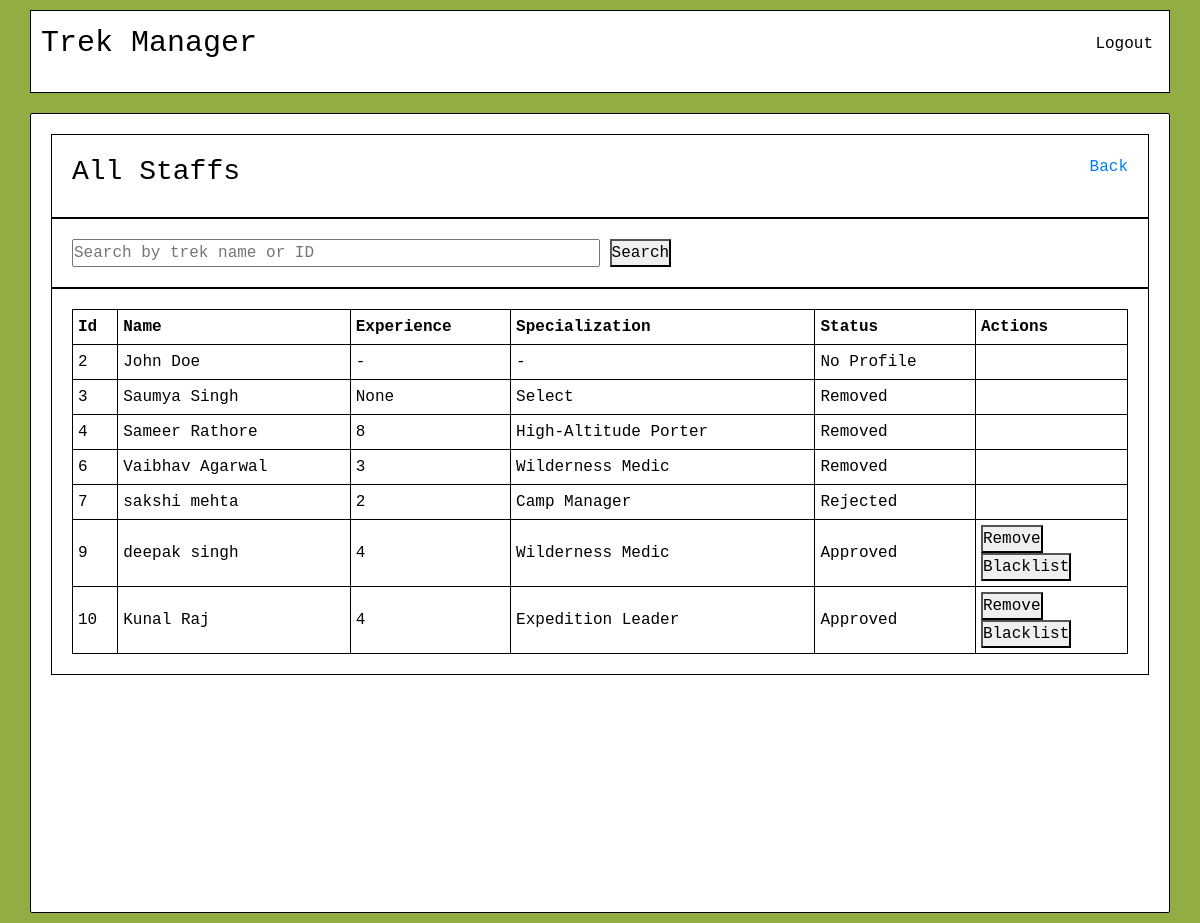
The page /admin/view_staffs (signed in) on the database as committed earlier.
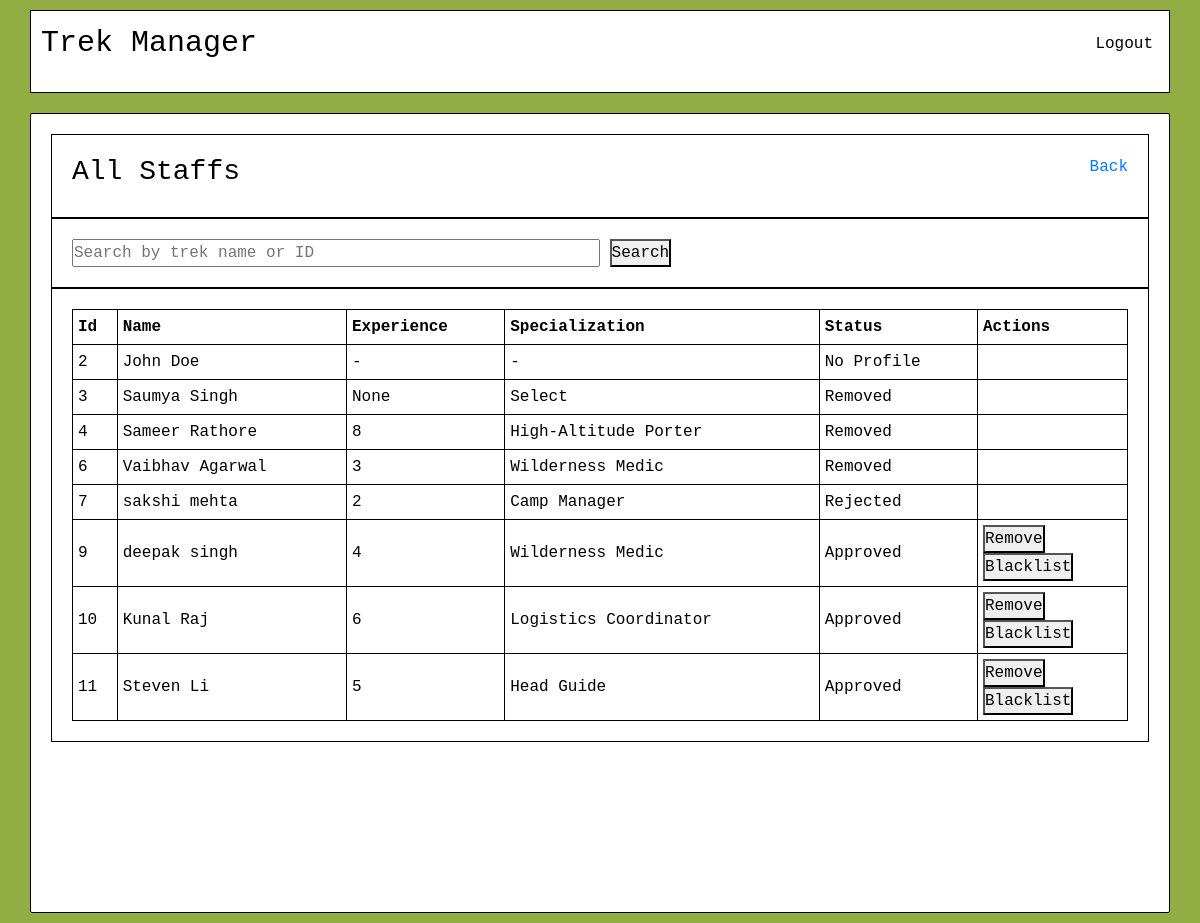
The same page on the database as committed later.
### models.py (models this page shows)
class User(db.Model):
    __tablename__ = "users"
    id = db.Column(db.Integer, primary_key=True)
    name = db.Column(db.String(100), nullable=False)
    email = db.Column(db.String(120), unique=True, nullable=False)
    password = db.Column(db.String(200), nullable=False)
    contact = db.Column(db.String(20), nullable=True)
    role = db.Column(db.String(20), nullable=False, default="Trekker")
    is_blacklisted = db.Column(db.Boolean, default=False, nullable=False)
    treks_managed = db.relationship("Trek", backref="manager", lazy=True)
    bookings = db.relationship("Booking", backref="trekker", lazy=True, cascade="all, delete-orphan")
    staff_profile = db.relationship("StaffProfile", backref="user", uselist=False, cascade="all, delete-orphan")

class StaffProfile(db.Model):
    __tablename__ = "staff_profiles"
    id = db.Column(db.Integer, primary_key=True)
    staff_status = db.Column(db.String(20), nullable=True)   # use it for trek staff to track if ther account is Pending, approved or rejected
    experience = db.Column(db.Integer, nullable=True)
    specialization = db.Column(db.String(100), nullable=True)
    user_id = db.Column(db.Integer, db.ForeignKey("users.id"), unique=True, nullable=False)

### admin.py (the view)
@admin.route("/view_staffs", methods=['GET'])
def view_staffs():
    search = request.args.get('search', "")
    query = User.query.filter_by(role="Staff")
    if search:
        if search.isdigit():
            query = query.filter(User.id == int(search))
        else:
            query = query.filter(User.name.ilike(f"%{search}%"))
    all_staffs = query.all()
    return render_template("admin/view_staffs.html", all_staffs=all_staffs, search=search)

### admin.py (called while the page is built)
@admin.before_request
def check_admin():
    if not session.get('user_id'):
        flash("Please log in to continue.", "error")
        return redirect(url_for('auth.login'))
    if session.get('role') != "Admin":
        flash("Unauthorised access.", "warning")
        return redirect(url_for('auth.login'))

### templates/admin/view_staffs.html (shortened to what this page needs)
{% extends "base.html" %}
{% block content %}
    <div class="dash-container">
        <div class="admin-dash-head">
            <h3>All Staffs</h3>
            <a href="{{ url_for('admin.dashboard') }}">Back</a>
        </div>
        <div class="search-box">
            <form action="{{ url_for('admin.view_staffs') }}" method="GET">
                <input type="text" name="search" value="{{ search }}" placeholder="Search by trek name or ID">
                <button type="submit">Search</button>
            </form>
        </div>
        <div class="list-box">
            <div class="trek-list">
                <table>
                    <thead>
                        <tr>
                            <th>Id</th>
                            <th>Name</th>
                            <th>Experience</th>
                            <th>Specialization</th>
                            <th>Status</th>
                            <th>Actions</th>
                        </tr>
                    </thead>
                    <tbody>
                        {% for staff in all_staffs %}
                            <tr>
                                <td>{{ staff.id }}</td>
                                <td>{{ staff.name }}</td>
                                <td>{{ staff.staff_profile.experience if staff.staff_profile else '-' }}</td>
                                <td>{{ staff.staff_profile.specialization if staff.staff_profile else '-' }}</td>
                                <td>{{ staff.staff_profile.staff_status if staff.staff_profile else 'No Profile' }}</td>
                                <td>
                                    {% if staff.staff_profile and staff.staff_profile.staff_status=="Approved" %}
                                        <form action="{{ url_for('admin.remove_staff', staff_id=staff.id) }}" method="POST">
                                            <button type="submit">Remove</button>
                                        </form>
                                        {% if not staff.is_blacklisted %}
                                            <form action="{{ url_for('admin.blacklist_user', user_id=staff.id) }}" method="POST">
                                                <button type="submit">Blacklist</button>
                                            </form>
                                        {% else %}
                                        <form action="{{ url_for('admin.unblacklist_user', user_id=staff.id) }}" method="POST">
                                            <button type="submit">Unblacklist</button>
                                        </form>
                                        {% endif %}
                                    {% endif %}
                                </td>
                            </tr>
                        {% endfor %}
                    </tbody>
                </table>
            </div>
        </div>
    </div>
{% endblock %}

### templates/base.html (shortened to what this page needs)
<!DOCTYPE html>
<html lang="en">
<head>
    <link rel="stylesheet" href="https://cdn.jsdelivr.net/npm/bootstrap@4.1.3/dist/css/bootstrap.min.css">
    <link rel="stylesheet" href="{{ url_for('static', filename='style.css') }}">
</head>
<body>
    {% block nav %}
        <nav>
            <div class="nav-bar">
                <p>Trek Manager</p>
                <ul class="user-nav">
                    {% if session.get('user_id') %}
                        <li class="nav-item">
                            <a class="nav-link" href="{{ url_for('auth.logout') }}">Logout</a>
                        </li>
                    {% endif %}
                </ul>
            </div>
        </nav>
    {% endblock %}
    {% block content %}
    {% endblock %}
</body>
</html>

### static/style.css (style rules this page uses)
* { margin: 0; padding: 0; font-family: monospace; box-sizing: border-box; }
body { background-color: rgb(146, 173, 67); display: flex; flex-direction: column; align-items: center; min-height: 100vh; }
nav { width: 100%; }
.nav-bar { margin: 10px auto; padding: 10px; display: flex; align-items: center; justify-content: space-between; border: 1px solid black; width: 95%; color: rgb(0, 0, 0); background-color: rgb(255, 255, 255); }
.nav-bar p { font-size: 30px; color: rgb(0, 0, 0); }
.user-nav { list-style: none; display: flex; }
.nav-item .nav-link { color: rgb(0, 0, 0); padding: 6px; }
.dash-container { margin: 10px auto; padding: 20px; width: 95%; min-height: 100vh; border: 1px solid black; border-radius: 2px; color: rgb(0, 0, 0); background-color: rgb(255, 255, 255); }
.admin-dash-head { border: 1px solid black; display: flex; justify-content: space-between; padding: 20px; }
.trek-list { border: 1px solid black; padding: 20px; overflow-x: auto; }
.trek-list table { border: 1px solid black; padding: 5px; width: 100%; }
.trek-list table th, .trek-list table td { border: 1px solid black; padding: 5px; }
.search-box { border: 1px solid black; padding: 20px; }
.search-box input { width: 50%; }

Rows that differ between the two databases and show on the page:
changed User "Kunal Raj": staff_profile "4" → "6"; staff_profile "Expedition Leader" → "Logistics Coordinator"
added User: id "11", name "Steven Li", staff_profile "5", staff_profile "Head Guide", staff_profile "Approved"
